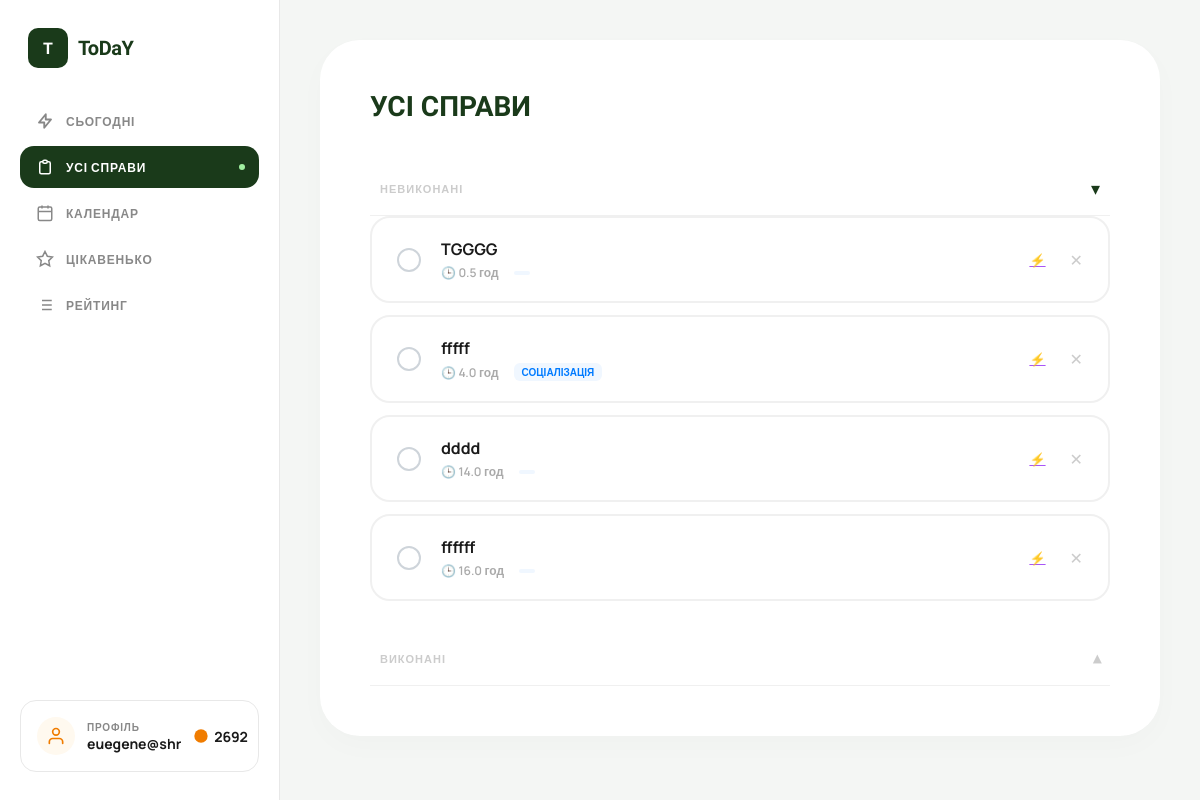
Screenshot of /tasks/ (signed in) with the database file from the repository.
### users/models.py (models this page shows)
class User(AbstractUser):
    email = models.EmailField(unique=True)
    total_points = models.IntegerField(default=0)
    coins = models.IntegerField(default=100)  # added this for coin sysytem
    USERNAME_FIELD = "email"
    REQUIRED_FIELDS = ['username']

### tasks/models.py (models this page shows, shortened)
class Task(models.Model):
    user = models.ForeignKey(User, on_delete=models.CASCADE)
    title = models.CharField(max_length=255)
    category = models.ForeignKey(Category, null=True, blank=True, on_delete=models.SET_NULL)
    planned_date = models.DateField(
        default=timezone.localdate,
        null=True,
        blank=True
    )
    is_for_today = models.BooleanField(default=False)
    deadline_time = models.TimeField(default="23:59") # Непотрібен
    estimated_hours = models.FloatField(default=1)
    is_completed = models.BooleanField(default=False)
    order = models.IntegerField(default=0)
    created_at = models.DateTimeField(auto_now_add=True)
    completed_at = models.DateTimeField(null=True, blank=True)
    def __str__(self):
        return self.title

class Category(models.Model):
    name = models.CharField(max_length=100)
    color = models.CharField(max_length=7, default='#000000')
    user = models.ForeignKey(User, on_delete=models.CASCADE, null=True, blank=True)

### tasks/views.py (the view)
# urls.py: path('', views.task_list, name='task_list'),
@login_required
def task_list(request):
    incomplete = Task.objects.filter(user=request.user, is_completed=False).order_by('order')
    completed = Task.objects.filter(user=request.user, is_completed=True).order_by('-created_at')
    categories = Category.objects.filter(user=request.user)
    print("INCOMPLETE:", incomplete)
    print("COMPLETED:", completed)
    return render(request, 'myapp/general_tasks.html', {
        'incomplete_tasks': incomplete,
        'completed_tasks': completed,
        'categories': categories,
    })

### myapp/templates/myapp/general_tasks.html (shortened to what this page needs)
{% load static %}
<!DOCTYPE html>
<html lang="uk">
<head>
    <link rel="stylesheet" href="{% static 'myapp/css/menu.css' %}">
</head>
<body>
    <aside class="sidebar">
    <div class="logo">
        <div class="logo-icon">T</div>
        <div class="logo-text">ToDaY</div>
    </div>
    <a href="{% url 'tasks:today_tasks' %}" class="nav-label">
        <svg fill="none" viewBox="0 0 24 24" stroke="currentColor" stroke-width="2.5">
        <path stroke-linecap="round" stroke-linejoin="round" d="M13 10V3L4 14h7v7l9-11h-7z"/>
        </svg>
        СЬОГОДНІ
    </a>
    <a href="{% url 'tasks:task_list' %}" class="nav-label chosen">
        <svg fill="none" viewBox="0 0 24 24" stroke="currentColor" stroke-width="2">
        <path stroke-linecap="round" stroke-linejoin="round" d="M9 5H7a2 2 0 00-2 2v12a2 2 0 002 2h10a2 2 0 002-2V7a2 2 0 00-2-2h-2M9 5a2 2 0 002 2h2a2 2 0 002-2M9 5a2 2 0 012-2h2a2 2 0 012 2"/>
        </svg>
        УСІ СПРАВИ
        <span class="nav-dot"></span>
    </a>
    <a href="{% url 'myapp:calendar' %}" class="nav-label" style="text-decoration:none;">
        <svg fill="none" viewBox="0 0 24 24" stroke="currentColor" stroke-width="2">
        <rect x="3" y="4" width="18" height="18" rx="2" ry="2"/>
        <line x1="16" y1="2" x2="16" y2="6"/><line x1="8" y1="2" x2="8" y2="6"/>
        <line x1="3" y1="10" x2="21" y2="10"/>
        </svg>
        КАЛЕНДАР
    </a>
    <a href="{% url 'myapp:interesting' %}" class="nav-label">
        <svg fill="none" viewBox="0 0 24 24" stroke="currentColor" stroke-width="2">
        <polygon points="12 2 15.09 8.26 22 9.27 17 14.14 18.18 21.02 12 17.77 5.82 21.02 7 14.14 2 9.27 8.91 8.26 12 2"/>
        </svg>
        ЦІКАВЕНЬКО
    </a>
    <a href="{% url 'rating:my_rating' %}" class="nav-label" >
    <svg fill="none" viewBox="0 0 24 24" stroke="currentColor" stroke-width="2">
        <path d="M8 6h13M8 12h13M8 18h13M3 6h.01M3 12h.01M3 18h.01"/>
    </svg>
    РЕЙТИНГ
    </a>
    <div class="sidebar-spacer"></div>
    <a href="{% url 'myapp:profile' %}" class="profile-card" style="text-decoration: none; color: inherit; display: flex;">
        <div class="profile-avatar">
        <svg width="20" height="20" fill="none" viewBox="0 0 24 24" stroke="currentColor" stroke-width="2">
            <path stroke-linecap="round" stroke-linejoin="round" d="M20 21v-2a4 4 0 00-4-4H8a4 4 0 00-4 4v2"/>
            <circle cx="12" cy="7" r="4"/>
        </svg>
        </div>
        <div class="profile-info">
        <div class="profile-label">Профіль</div>
        <div class="profile-name">{{ request.user.username }}</div>
        </div>
        <div class="coins">
        <svg width="16" height="16" fill="currentColor" viewBox="0 0 24 24" style="color:var(--orange)">
            <circle cx="12" cy="12" r="10"/>
        </svg>
        {{ request.user.coins|default:0 }}
        </div>
    </a>
    </aside>
    <main class="general-container">
        <div class="white-card">
            <h1 class="page-title">УСІ СПРАВИ</h1>
            <div class="accordion-section">
                <button class="accordion-header active" onclick="toggleAccordion('incomplete-list', this)">
                    <span class="label-text">НЕВИКОНАНІ</span>
                    <span class="arrow">▾</span>
                </button>
                <div id="incomplete-list" class="accordion-content open">
                    {% for task in incomplete_tasks %}
                    <div class="task-item">
                        <a href="{% url 'tasks:complete_task' task.id %}" class="circle-check"></a>
                        <div class="task-content">
                            <div class="task-name">{{ task.title }}</div>
                            <div class="task-meta-row">
                                <span class="time-info">🕒 {{ task.estimated_hours }} год</span>
                                <span class="cat-tag">{{ task.category.name|upper|default:"" }}</span>
                            </div>
                        </div>
                        {% if task.is_for_today %}
                            <a class="lightning-btn today" title="Вже на сьогодні">T</a>
                        {% else %}
                            <a href="{% url 'tasks:move_to_today' task.id %}" class="lightning-btn not-today" title="Додати на сьогодні">⚡</a>
                        {% endif %}
                        <a href="{% url 'tasks:delete_task' task.id %}"
                            onclick="return confirm('Видалити завдання?')"
                            style="color:#ccc; font-size:16px; text-decoration:none; margin-left:4px;"
                            title="Видалити">✕</a>
                    </div>
                    {% empty %}
                        <p class="empty-msg">Список порожній</p>
                    {% endfor %}
                </div>
            </div>
            <div class="accordion-section">
                <button class="accordion-header" onclick="toggleAccordion('completed-list', this)">
                    <span class="label-text">ВИКОНАНІ</span>
                    <span class="arrow">▸</span>
                </button>
            </div>
        </div>
    </main>
</body>
</html>

### myapp/static/myapp/css/menu.css (style rules this page uses)
:root { --green-dark: #1a3a1a; --green-mid: #2d5a2d; --green-accent: #3d7a3d; --orange: #f07c00; --orange-light: #ff9a1f; --purple: #6b0f4e; --bg: #f4f6f4; --card-bg: #ffffff; --text-dark: #1a1a1a; --text-muted: #888; --border: #e8e8e8; }
* { margin: 0; padding: 0; box-sizing: border-box; }
body { font-family: 'Manrope', sans-serif; background: var(--bg); display: flex; height: 100vh; overflow: hidden; color: var(--text-dark); }
.sidebar { width: 280px; flex-shrink: 0; background: hsl(0, 0%, 100%); border-right: 1px solid var(--border); display: flex; flex-direction: column; padding: 28px 20px; gap: 4px; position: sticky; top: 0; height: 100vh; }
.logo { display: flex; align-items: center; gap: 10px; padding: 0 8px; margin-bottom: 28px; }
.logo-icon { width: 40px; height: 40px; background: var(--green-dark); border-radius: 10px; display: flex; align-items: center; justify-content: center; color: white; font-family: 'Unbounded', sans-serif; font-weight: 900; font-size: 16px; }
.logo-text { font-family: 'Unbounded', sans-serif; font-weight: 700; font-size: 20px; color: var(--green-dark); letter-spacing: -0.5px; }
.nav-label { text-decoration: none; display: flex; align-items: center; gap: 12px; padding: 12px 16px; border-radius: 14px; cursor: pointer; color: #888; font-size: 12px; font-weight: 700; letter-spacing: 0.8px; text-transform: uppercase; transition: all 0.2s; position: relative; user-select: none; }
.sidebar .chosen { background: var(--green-dark); color: white; border-radius: 14px; position: relative; transition: background 0.2s, color 0.2s; }
.sidebar .chosen svg { stroke: white; }
.sidebar .chosen .nav-dot { display: block; background: #a0f0a0; }
.nav-dot { display: none; width: 6px; height: 6px; background: #7fff7f; border-radius: 50%; position: absolute; right: 14px; }
.nav-label svg { width: 18px; height: 18px; flex-shrink: 0; }
.sidebar-spacer { flex: 1; }
.profile-card { background: white; border-radius: 16px; padding: 16px; display: flex; align-items: center; gap: 12px; border: 1px solid var(--border); }
.profile-avatar { width: 38px; height: 38px; border-radius: 50%; background: #fff9ef; display: flex; align-items: center; justify-content: center; color: var(--orange); flex-shrink: 0; }
.profile-info { flex: 1; }
.profile-label { font-size: 10px; letter-spacing: 0.8px; text-transform: uppercase; color: var(--text-muted); font-weight: 700; }
.profile-name { font-size: 14px; font-weight: 700; color: var(--text-dark); }
.coins { display: flex; align-items: center; gap: 5px; font-weight: 700; font-size: 14px; color: var(--text-dark); }
.coins svg { color: white; }

### rows the page displays
User: user.username "euegene@shr", user.coins "2692"
Task: title "TGGGG", estimated_hours "0.5"
Task: title "fffff", estimated_hours "4.0", category.name "СОЦІАЛІЗАЦІЯ"
Task: title "dddd", estimated_hours "14.0"
Task: title "ffffff", estimated_hours "16.0"
